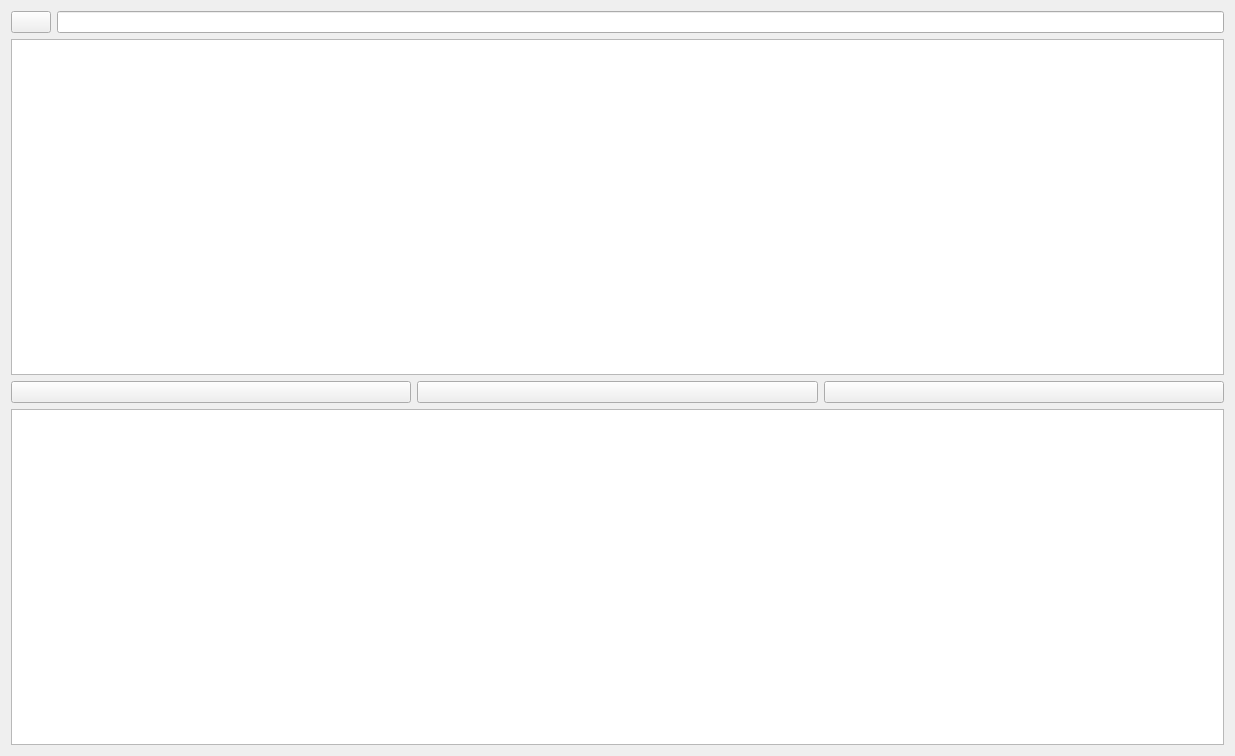
<?xml version="1.0" encoding="UTF-8"?>
<ui version="4.0">
 <class>CellView</class>
 <widget class="QWidget" name="CellView">
  <property name="geometry">
   <rect>
    <x>0</x>
    <y>0</y>
    <width>1235</width>
    <height>756</height>
   </rect>
  </property>
  <property name="windowTitle">
   <string>Form</string>
  </property>
  <layout class="QVBoxLayout" name="pageLayout">
   <item>
    <layout class="QHBoxLayout" name="mainLayout">
     <item>
      <layout class="QVBoxLayout" name="verticalLayout">
       <item>
        <layout class="QVBoxLayout" name="genesLayout">
         <item>
          <layout class="QHBoxLayout" name="geneListLayout">
           <item>
            <widget class="QPushButton" name="selectAllGenes">
             <property name="sizePolicy">
              <sizepolicy hsizetype="Minimum" vsizetype="Minimum">
               <horstretch>0</horstretch>
               <verstretch>0</verstretch>
              </sizepolicy>
             </property>
             <property name="focusPolicy">
              <enum>Qt::ClickFocus</enum>
             </property>
             <property name="contextMenuPolicy">
              <enum>Qt::DefaultContextMenu</enum>
             </property>
             <property name="text">
              <string/>
             </property>
             <property name="icon">
              <iconset resource="../../../st_client-build/application.qrc">
               <normaloff>:/images/icon_check.png</normaloff>:/images/icon_check.png</iconset>
             </property>
             <property name="checkable">
              <bool>true</bool>
             </property>
            </widget>
           </item>
           <item>
            <widget class="QLineEdit" name="lineEdit">
             <property name="mouseTracking">
              <bool>false</bool>
             </property>
             <property name="focusPolicy">
              <enum>Qt::ClickFocus</enum>
             </property>
             <property name="contextMenuPolicy">
              <enum>Qt::DefaultContextMenu</enum>
             </property>
             <property name="acceptDrops">
              <bool>false</bool>
             </property>
            </widget>
           </item>
          </layout>
         </item>
         <item>
          <widget class="GenesTableView" name="genes_tableview">
           <property name="sizePolicy">
            <sizepolicy hsizetype="MinimumExpanding" vsizetype="MinimumExpanding">
             <horstretch>0</horstretch>
             <verstretch>0</verstretch>
            </sizepolicy>
           </property>
           <property name="focusPolicy">
            <enum>Qt::ClickFocus</enum>
           </property>
           <property name="contextMenuPolicy">
            <enum>Qt::DefaultContextMenu</enum>
           </property>
           <property name="editTriggers">
            <set>QAbstractItemView::DoubleClicked</set>
           </property>
           <property name="tabKeyNavigation">
            <bool>false</bool>
           </property>
           <property name="showDropIndicator" stdset="0">
            <bool>false</bool>
           </property>
           <property name="dragEnabled">
            <bool>false</bool>
           </property>
           <property name="dragDropOverwriteMode">
            <bool>false</bool>
           </property>
           <property name="dragDropMode">
            <enum>QAbstractItemView::NoDragDrop</enum>
           </property>
           <property name="selectionMode">
            <enum>QAbstractItemView::MultiSelection</enum>
           </property>
          </widget>
         </item>
        </layout>
       </item>
       <item>
        <layout class="QVBoxLayout" name="selectionLayout">
         <item>
          <layout class="QHBoxLayout" name="selctionBottonsLayout">
           <item>
            <widget class="QPushButton" name="saveSelection">
             <property name="sizePolicy">
              <sizepolicy hsizetype="Minimum" vsizetype="Minimum">
               <horstretch>0</horstretch>
               <verstretch>0</verstretch>
              </sizepolicy>
             </property>
             <property name="toolTip">
              <string>Save the current selection </string>
             </property>
             <property name="text">
              <string/>
             </property>
            </widget>
           </item>
           <item>
            <widget class="QPushButton" name="exportSelection">
             <property name="toolTip">
              <string>Export the current selection to a file</string>
             </property>
             <property name="text">
              <string/>
             </property>
            </widget>
           </item>
           <item>
            <widget class="QPushButton" name="clearSelection">
             <property name="sizePolicy">
              <sizepolicy hsizetype="Minimum" vsizetype="Minimum">
               <horstretch>0</horstretch>
               <verstretch>0</verstretch>
              </sizepolicy>
             </property>
             <property name="toolTip">
              <string>Clear the current selection</string>
             </property>
             <property name="text">
              <string/>
             </property>
            </widget>
           </item>
          </layout>
         </item>
         <item>
          <widget class="GeneSelectionTableView" name="selections_tableview">
           <property name="sizePolicy">
            <sizepolicy hsizetype="MinimumExpanding" vsizetype="MinimumExpanding">
             <horstretch>0</horstretch>
             <verstretch>0</verstretch>
            </sizepolicy>
           </property>
           <property name="focusPolicy">
            <enum>Qt::ClickFocus</enum>
           </property>
           <property name="editTriggers">
            <set>QAbstractItemView::NoEditTriggers</set>
           </property>
           <property name="showDropIndicator" stdset="0">
            <bool>false</bool>
           </property>
           <property name="dragDropOverwriteMode">
            <bool>false</bool>
           </property>
           <property name="showGrid">
            <bool>false</bool>
           </property>
          </widget>
         </item>
        </layout>
       </item>
      </layout>
     </item>
    </layout>
   </item>
  </layout>
 </widget>
 <customwidgets>
  <customwidget>
   <class>GenesTableView</class>
   <extends>QTableView</extends>
   <header>core/view/GenesTableView.h</header>
  </customwidget>
  <customwidget>
   <class>GeneSelectionTableView</class>
   <extends>QTableView</extends>
   <header>core/view/GeneSelectionTableView.h</header>
  </customwidget>
 </customwidgets>
 <resources>
  <include location="../../../st_client-build/application.qrc"/>
 </resources>
 <connections/>
</ui>
